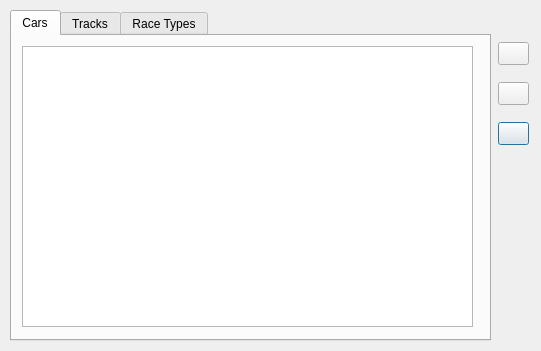
<?xml version="1.0" encoding="UTF-8"?>
<ui version="4.0">
 <class>ViewTable</class>
 <widget class="QDialog" name="ViewTable">
  <property name="geometry">
   <rect>
    <x>0</x>
    <y>0</y>
    <width>541</width>
    <height>351</height>
   </rect>
  </property>
  <property name="windowTitle">
   <string>Dialog</string>
  </property>
  <widget class="QTabWidget" name="tabWidget">
   <property name="geometry">
    <rect>
     <x>10</x>
     <y>10</y>
     <width>481</width>
     <height>331</height>
    </rect>
   </property>
   <property name="currentIndex">
    <number>0</number>
   </property>
   <widget class="QWidget" name="tab">
    <attribute name="title">
     <string>Cars</string>
    </attribute>
    <widget class="QTableView" name="tableView">
     <property name="geometry">
      <rect>
       <x>10</x>
       <y>10</y>
       <width>451</width>
       <height>281</height>
      </rect>
     </property>
     <property name="layoutDirection">
      <enum>Qt::LeftToRight</enum>
     </property>
     <property name="horizontalScrollBarPolicy">
      <enum>Qt::ScrollBarAlwaysOff</enum>
     </property>
     <property name="alternatingRowColors">
      <bool>true</bool>
     </property>
     <property name="selectionMode">
      <enum>QAbstractItemView::SingleSelection</enum>
     </property>
     <property name="selectionBehavior">
      <enum>QAbstractItemView::SelectRows</enum>
     </property>
    </widget>
    <zorder>tableView</zorder>
    <zorder>delButton</zorder>
   </widget>
   <widget class="QWidget" name="tab_2">
    <attribute name="title">
     <string>Tracks</string>
    </attribute>
    <widget class="QTableView" name="tableView_2">
     <property name="geometry">
      <rect>
       <x>10</x>
       <y>10</y>
       <width>451</width>
       <height>281</height>
      </rect>
     </property>
     <property name="layoutDirection">
      <enum>Qt::LeftToRight</enum>
     </property>
     <property name="horizontalScrollBarPolicy">
      <enum>Qt::ScrollBarAsNeeded</enum>
     </property>
     <property name="alternatingRowColors">
      <bool>true</bool>
     </property>
     <property name="selectionMode">
      <enum>QAbstractItemView::SingleSelection</enum>
     </property>
     <property name="selectionBehavior">
      <enum>QAbstractItemView::SelectRows</enum>
     </property>
    </widget>
   </widget>
   <widget class="QWidget" name="tab_3">
    <attribute name="title">
     <string>Race Types</string>
    </attribute>
    <widget class="QTableView" name="tableView_3">
     <property name="geometry">
      <rect>
       <x>10</x>
       <y>10</y>
       <width>451</width>
       <height>281</height>
      </rect>
     </property>
     <property name="layoutDirection">
      <enum>Qt::LeftToRight</enum>
     </property>
     <property name="horizontalScrollBarPolicy">
      <enum>Qt::ScrollBarAlwaysOff</enum>
     </property>
     <property name="alternatingRowColors">
      <bool>true</bool>
     </property>
     <property name="selectionMode">
      <enum>QAbstractItemView::SingleSelection</enum>
     </property>
     <property name="selectionBehavior">
      <enum>QAbstractItemView::SelectRows</enum>
     </property>
    </widget>
   </widget>
  </widget>
  <widget class="QPushButton" name="delButton">
   <property name="geometry">
    <rect>
     <x>498</x>
     <y>122</y>
     <width>31</width>
     <height>23</height>
    </rect>
   </property>
   <property name="sizePolicy">
    <sizepolicy hsizetype="Maximum" vsizetype="Fixed">
     <horstretch>0</horstretch>
     <verstretch>0</verstretch>
    </sizepolicy>
   </property>
   <property name="whatsThis">
    <string>&lt;html&gt;&lt;head/&gt;&lt;body&gt;&lt;p&gt;Click to delete an item, relevant to your currently selected tab. A confirm window will prevent accidental deletion.&lt;/p&gt;&lt;/body&gt;&lt;/html&gt;</string>
   </property>
   <property name="autoFillBackground">
    <bool>false</bool>
   </property>
   <property name="styleSheet">
    <string notr="true"/>
   </property>
   <property name="text">
    <string/>
   </property>
   <property name="icon">
    <iconset resource="Resources.qrc">
     <normaloff>:/Resources/Images/Racing/Delete.png</normaloff>:/Resources/Images/Racing/Delete.png</iconset>
   </property>
   <property name="default">
    <bool>false</bool>
   </property>
   <property name="flat">
    <bool>false</bool>
   </property>
  </widget>
  <widget class="QPushButton" name="editButton">
   <property name="geometry">
    <rect>
     <x>498</x>
     <y>82</y>
     <width>31</width>
     <height>23</height>
    </rect>
   </property>
   <property name="whatsThis">
    <string>&lt;html&gt;&lt;head/&gt;&lt;body&gt;&lt;p&gt;Click to edit an item, relevant to your currently selected tab.&lt;/p&gt;&lt;/body&gt;&lt;/html&gt;</string>
   </property>
   <property name="styleSheet">
    <string notr="true"/>
   </property>
   <property name="text">
    <string/>
   </property>
   <property name="icon">
    <iconset resource="Resources.qrc">
     <normaloff>:/Resources/Images/Racing/Edit.png</normaloff>:/Resources/Images/Racing/Edit.png</iconset>
   </property>
  </widget>
  <widget class="QPushButton" name="addButton">
   <property name="geometry">
    <rect>
     <x>498</x>
     <y>42</y>
     <width>31</width>
     <height>23</height>
    </rect>
   </property>
   <property name="whatsThis">
    <string>&lt;html&gt;&lt;head/&gt;&lt;body&gt;&lt;p&gt;Click to add an item, relevant to your currently selected tab.&lt;/p&gt;&lt;/body&gt;&lt;/html&gt;</string>
   </property>
   <property name="styleSheet">
    <string notr="true"/>
   </property>
   <property name="text">
    <string/>
   </property>
   <property name="icon">
    <iconset resource="Resources.qrc">
     <normaloff>:/Resources/Images/Racing/Add.png</normaloff>:/Resources/Images/Racing/Add.png</iconset>
   </property>
  </widget>
 </widget>
 <resources>
  <include location="Resources.qrc"/>
 </resources>
 <connections/>
</ui>
